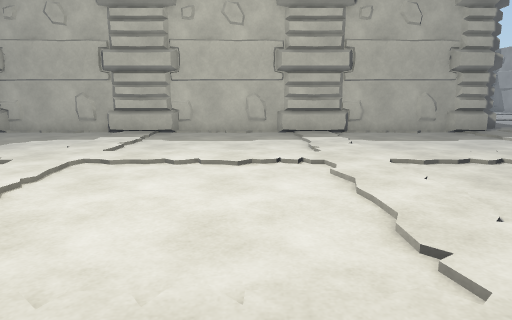
View 1 (above)

14 first-person views from a walk through a Unity game level. The camera is 1.3 m above the floor, tilts 10° down and sees 70° across. The floor is counted in squares, 1 m on a side. Each view is taken from the middle of a square. On the plan, view 1 faces up. The plan holds only what a view shows up to about 15 squares ahead; the rest is blank.

View 2
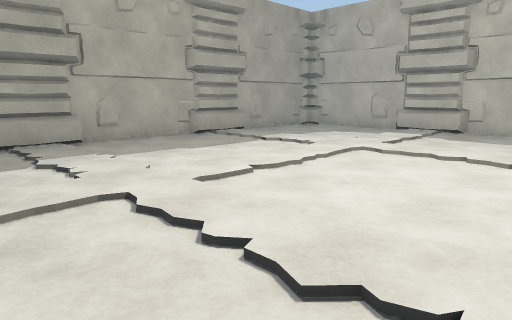

View 3
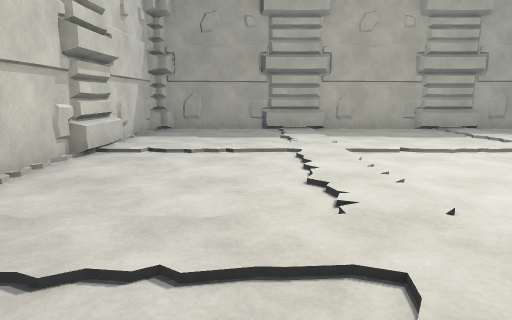

View 4
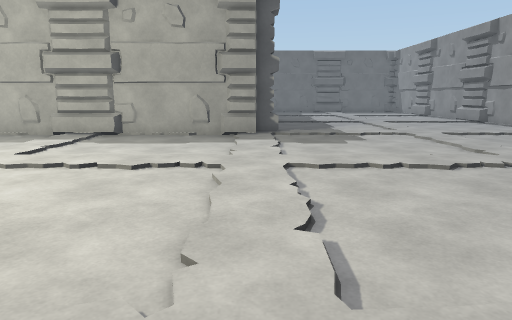

View 5
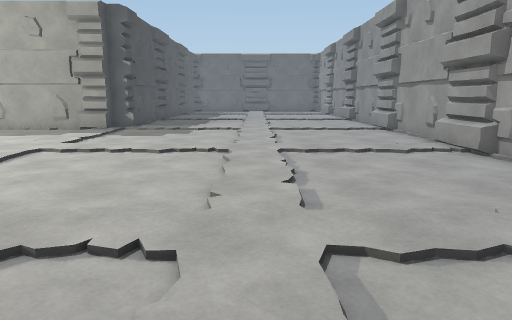

View 6
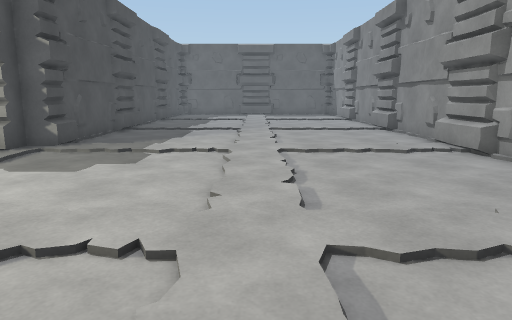

View 7
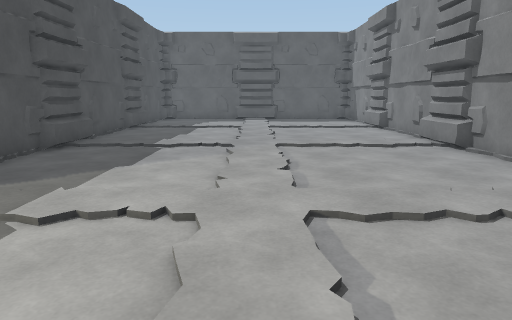

View 8
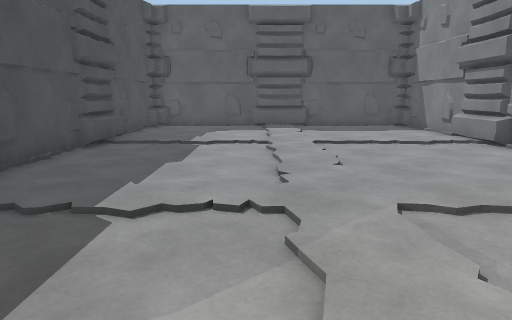

View 9
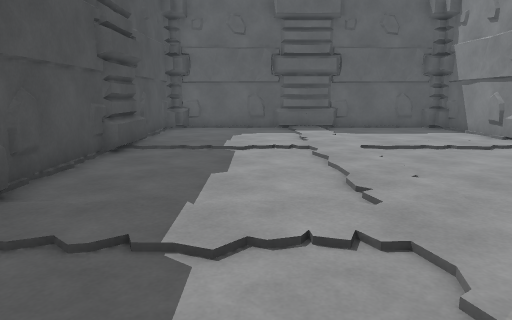

View 10
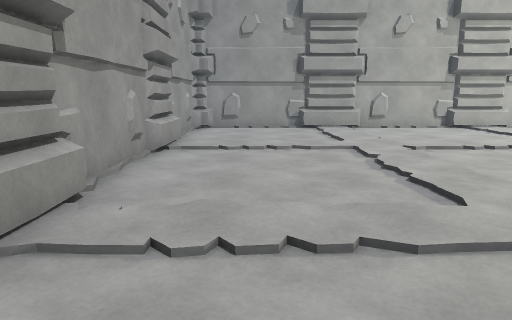

View 11
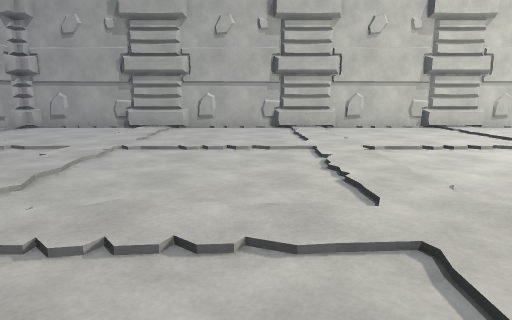

View 12
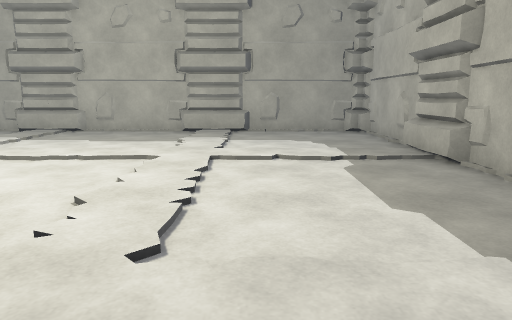

View 13
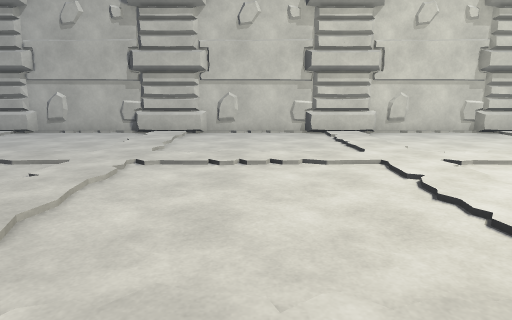

View 14
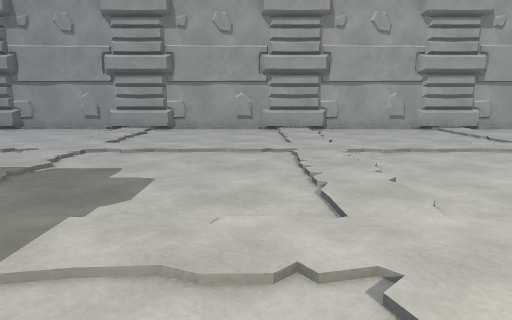

### Floor plan
Points are (right, up) in squares from view 1. A wall is a line through its corners. A room is listed if a view was taken in it or the views show most of it. See-through windows are left out.
Room 1 (views 1, 2, 3, 4, 5, 6, 7, 8, 9, 10, 11, 12, 13, 14)
walls: (8.1, 13) (-9, 13); (6.4, 13) (6, 12.7); (8.8, 13.5) (8, 13.5) (8, 12.7); (8.7, 15.5) (8.5, 15.1); (8.5, 20.4) (8.5, 13.5); (19.6, 9.1) (19.3, 9.5); (8.8, 21.5) (8.4, 21.1); (6, -3.8) (6.4, -4.1); (19.5, 15.1) (19.2, 15.5); (-5.6, 13.1) (-6, 12.7); (18, -3.8) (18.4, -4); (-9.3, 9.5) (-9.6, 9.1); (-9.5, 12.9) (-9.5, -4) (19.5, -4) (19.5, 31) (13.1, 31); (-9.3, 3.6) (-9.6, 3.2); (8.7, 27.5) (8.4, 27); (19.5, 27.1) (19.3, 27.5); (9.1, 30.9) (8.6, 30.4); (13, 31) (8.5, 31) (8.5, 20.5); (19.6, 30.4) (18.9, 31)
low walls: (8, 12.7) (6.9, 12.7); (8.8, 14.6) (8.8, 13.5); (3.3, 13.1) (3.1, 12.7) (0.9, 12.7); (-2.7, 13) (-2.9, 12.7) (-5.1, 12.7); (8.8, 20.6) (8.8, 18.4); (19.6, 6.2) (19.2, 6.4) (19.2, 8.6); (19.5, 12.2) (19.2, 12.4) (19.2, 14.6); (6.9, -3.7) (9.1, -3.7); (12.7, -4.1) (12.9, -3.7) (15.1, -3.7); (19.2, 0.4) (19.2, 2.6) (19.5, 2.8); (0.9, -3.7) (3.1, -3.7) (3.3, -4.1); (19.2, 18.4) (19.2, 20.6); (18.7, -4.1) (18.9, -3.7); (-8.7, 13.1) (-8.9, 12.6); (-9.2, 8.6) (-9.2, 6.4) (-9.5, 6.2); (8.8, 26.6) (8.8, 24.4) (8.5, 24.2); (-5.1, -3.7) (-2.9, -3.7); (-9.2, 2.6) (-9.2, 0.4); (19.2, 24.4) (19.2, 26.6); (9.3, 31.1) (9.1, 30.6); (15.1, 30.7) (12.9, 30.7); (18.9, 30.6) (18.7, 31.1)

Positions as (right, up) in squares from view 1, and headings:
1: (0, 0), facing up
2: (1, -1), facing up-left
3: (5, 0), facing left
4: (8, 0), facing up
5: (14, -2), facing up
6: (14, 4), facing up
7: (14, 9), facing up
8: (13, 15), facing up
9: (12, 16), facing up
10: (17, 11), facing down
11: (10, 11), facing down
12: (4, 9), facing left
13: (5, 9), facing down
14: (5, 9), facing right
